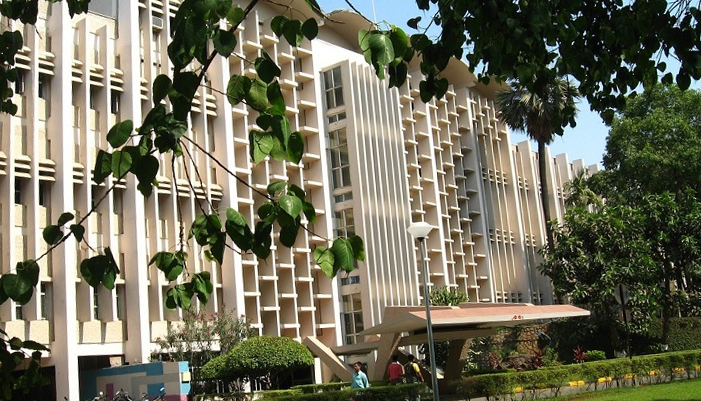
#> input picture data/interp/main.png, 701 x 401 px
$ python image_rotation.py
#> lines starting #> are read from the running program, lines starting #| are printed output that depends on the picture
#> further down, img is the input picture: PIL image 701x401 RGB; mean R, G, B 113.6, 112, 92.4
import numpy as np
import matplotlib.pyplot as plt
from PIL import Image
import sys

def myImageRotationUsingNearestNeighborInterp(img, angle):
    """
    Rotates an image by a given angle (in degrees) using Nearest-Neighbor interpolation.
    Keeps the output dimensions the same as the input image.
    """
#> called with angle = 5
    # Get original dimensions (assuming grayscale 2D image)
    M, N = img.shape[:2]
#> M = 401; N = 701

    # Output dimensions stay the same
    R, C = M, N
#> R = 401; C = 701

    # Calculate the center of the image to rotate around it
    cy, cx = M / 2.0, N / 2.0
#> cy = 200.5; cx = 350.5

    # Convert angle from degrees to radians
    theta = np.radians(angle)
    # theta = angle

    # Create coordinate grids for the NEW (rotated) image
    c_indices = np.arange(C)
#> c_indices = 701 values from 0 to 700
    r_indices = np.arange(R)
#> r_indices = 401 values from 0 to 400
    c_grid, r_grid = np.meshgrid(c_indices, r_indices) # c_grid is X, r_grid is Y

    # Shift coordinates so the origin is at the center of the image
    c_shifted = c_grid - cx
    r_shifted = r_grid - cy

    # Backward mapping: Rotate the coordinates back by -theta to find original pixels
    # Standard 2D rotation matrix for (X, Y)
    c_orig = c_shifted * np.cos(theta) + r_shifted * np.sin(theta)
    r_orig = -c_shifted * np.sin(theta) + r_shifted * np.cos(theta)

    # Shift coordinates back from the center to the top-left origin
    c_orig = c_orig + cx
    r_orig = r_orig + cy

    # Nearest-Neighbor: Map back to integer indices using standard rounding
    m_indices = np.floor(r_orig + 0.5).astype(int)
    n_indices = np.floor(c_orig + 0.5).astype(int)

    # Create a mask to filter out indices that fall outside the original image boundaries
    valid_mask = (m_indices >= 0) & (m_indices < M) & (n_indices >= 0) & (n_indices < N)

    # Initialize the rotated image with zeros (black background)
    rotated_img = np.zeros_like(img)

    # Use the mask to map only valid pixels from the original image to the rotated image
    rotated_img[valid_mask] = img[m_indices[valid_mask], n_indices[valid_mask]]

    return rotated_img


def myImageRotationUsingBilinearInterp(img, angle):
    """
    Rotates an image by a given angle (in degrees) using Bilinear interpolation.
    Keeps the output dimensions the same as the input image.
    """
#> called with angle = 5
    # Get original dimensions (assuming grayscale 2D image based on template)
    M, N = img.shape[:2]
#> M = 401; N = 701

    # Output dimensions stay the same
    R, C = M, N
#> R = 401

    # Calculate the center of the image to rotate around it
    cy, cx = M / 2.0, N / 2.0

    # Convert angle from degrees to radians
    theta = np.radians(angle)

    # Create coordinate grids for the NEW (rotated) image
    c_indices = np.arange(C)
    r_indices = np.arange(R)
    c_grid, r_grid = np.meshgrid(c_indices, r_indices) # c_grid is X, r_grid is Y

    # Shift coordinates so the origin is at the center of the image
    c_shifted = c_grid - cx
    r_shifted = r_grid - cy

    # Backward mapping: Rotate coordinates back by -theta
    c_orig = c_shifted * np.cos(theta) + r_shifted * np.sin(theta)
    r_orig = -c_shifted * np.sin(theta) + r_shifted * np.cos(theta)

    # Shift coordinates back from the center to the top-left origin
    c_orig = c_orig + cx
    r_orig = r_orig + cy

    # Find the bounding coordinates (r1, r2, c1, c2)
    # y maps to rows (r), x maps to columns (c)
    r1 = np.floor(r_orig).astype(int)
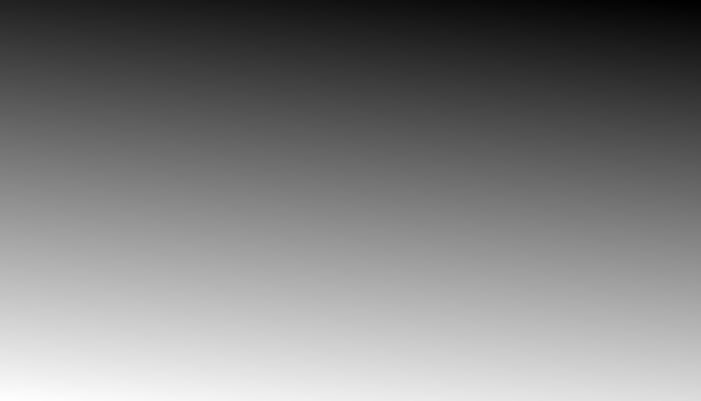
#> r_orig: shape (401, 701) float64; min -29.7, max 429.8, mean 200; drawn with min black and max white
    r2 = r1 + 1
    c1 = np.floor(c_orig).astype(int)
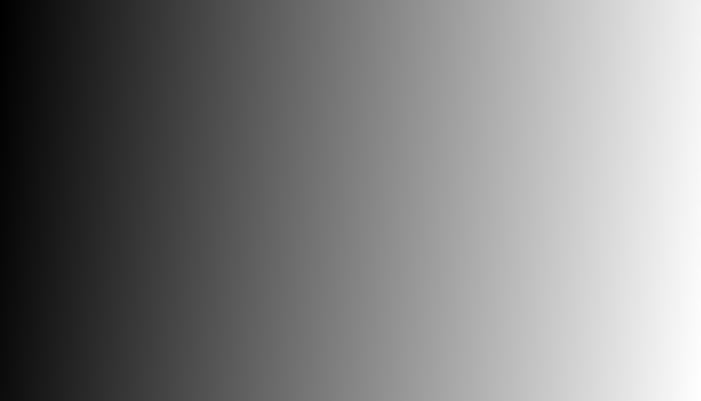
#> c_orig: shape (401, 701) float64; min -16.14, max 716.1, mean 350; drawn with min black and max white
    c2 = c1 + 1

    # Clip coordinates to stay within image bounds for safe array indexing
    r1_safe = np.clip(r1, 0, M - 1)
    r2_safe = np.clip(r2, 0, M - 1)
    c1_safe = np.clip(c1, 0, N - 1)
    c2_safe = np.clip(c2, 0, N - 1)

    # Avoid division by zero at extreme boundaries
    dx = c2_safe - c1_safe
    dx[dx == 0] = 1
    dy = r2_safe - r1_safe
    dy[dy == 0] = 1

    # Extract pixel values at the four corners for all grid points
    Q11 = img[r1_safe, c1_safe].astype(float)
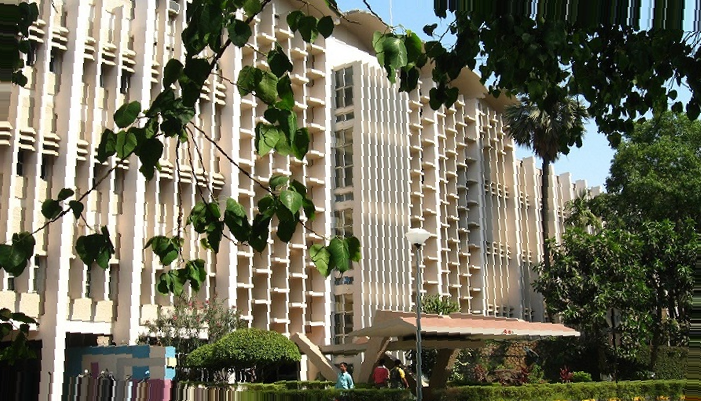
#> Q11: shape (401, 701, 3) float64; mean R, G, B 111.9, 110.3, 91.7
    Q21 = img[r1_safe, c2_safe].astype(float)
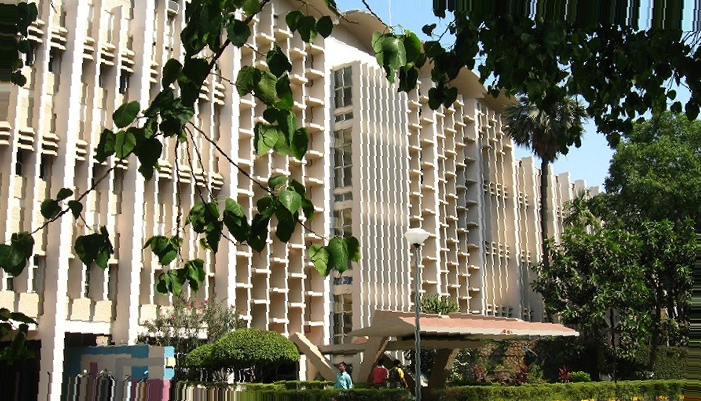
#> Q21: shape (401, 701, 3) float64; mean R, G, B 111.9, 110.3, 91.7
    Q12 = img[r2_safe, c1_safe].astype(float)
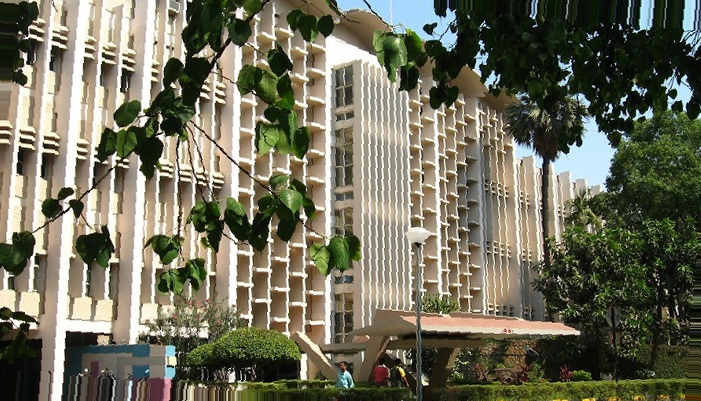
#> Q12: shape (401, 701, 3) float64; mean R, G, B 111.9, 110.2, 91.6
    Q22 = img[r2_safe, c2_safe].astype(float)
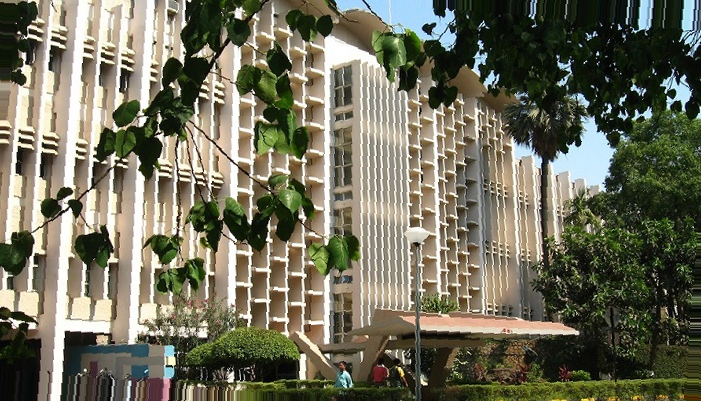
#> Q22: shape (401, 701, 3) float64; mean R, G, B 111.8, 110.2, 91.5

    # 1. First, linearly interpolate along x axis (columns)
    # Matching f(x, y1) and f(x, y2) formulas from slides
    fx_y1 = ((c2_safe - c_orig) / dx)[:, :, np.newaxis] * Q11 + ((c_orig - c1_safe) / dx)[:, :, np.newaxis] * Q21
    fx_y2 = ((c2_safe - c_orig) / dx)[:, :, np.newaxis] * Q12 + ((c_orig - c1_safe) / dx)[:, :, np.newaxis] * Q22

    # 2. Then, linearly interpolate along y axis (rows)
    # Matching f(x, y) formula from slides
    f_xy = ((r2_safe - r_orig) / dy)[:, :, np.newaxis] * fx_y1 + ((r_orig - r1_safe) / dy)[:, :, np.newaxis] * fx_y2
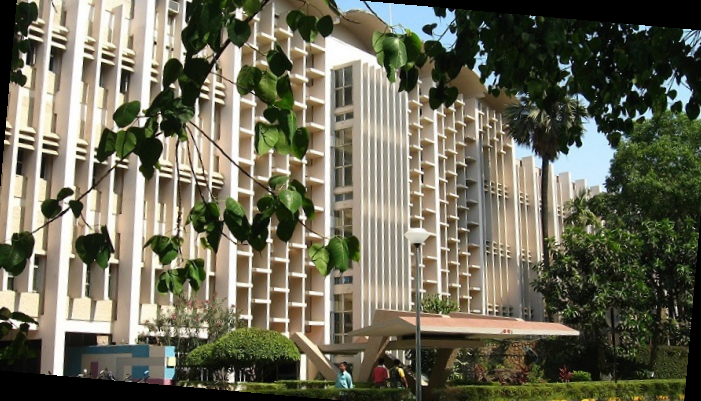
#> f_xy: shape (401, 701, 3) float64; mean R, G, B 108.8, 107, 88.8

    # Create a mask to filter out indices that fall outside the original image boundaries
    valid_mask = (r_orig >= 0) & (r_orig <= M - 1) & (c_orig >= 0) & (c_orig <= N - 1)

    # Initialize the rotated image with zeros (black background)
    rotated_img = np.zeros_like(img)

    # Use the mask to map only valid pixels from the interpolated grid to the rotated image
    rotated_img[valid_mask] = f_xy[valid_mask].astype(img.dtype)

    return rotated_img

# 1. Load the data
file_path = sys.argv[1] if len(sys.argv) > 1 else "../data/interp/main.png"
img = Image.open(file_path)
img_array = np.array(img)

# find the angle (from any image website)
angle = np.degrees(np.arctan(14/160))

# 2. Perform Bicubic Interpolation
nn_rotated_image_array = myImageRotationUsingNearestNeighborInterp(img_array, angle)
bili_rotated_image_array = myImageRotationUsingBilinearInterp(img_array, angle)

img_nni_rotated = Image.fromarray(nn_rotated_image_array)
img_nni_rotated.save("./img/q1e_nni_rot.png")
img_bili_rotated = Image.fromarray(bili_rotated_image_array)
img_bili_rotated.save("./img/q1e_bili_rot.png")

# 4. Plot the results side-by-side
plt.figure(figsize=(15, 6))

plt.subplot(1, 3, 1)
plt.imshow(img_array, cmap='gray')
plt.title('Original Image')
plt.axis('off')

plt.subplot(1, 3, 2)
plt.imshow(nn_rotated_image_array, cmap='gray')
plt.title(f'Nearest Neighbor Rotation ({angle}°)')
plt.axis('off')

plt.subplot(1, 3, 3)
plt.imshow(bili_rotated_image_array, cmap='gray')
plt.title(f'Bilinear Rotation ({angle}°)')
plt.axis('off')

plt.tight_layout()
plt.savefig("./img/q1e.png")

$ run again, with data/interp/suit.png copied over data/interp/main.png
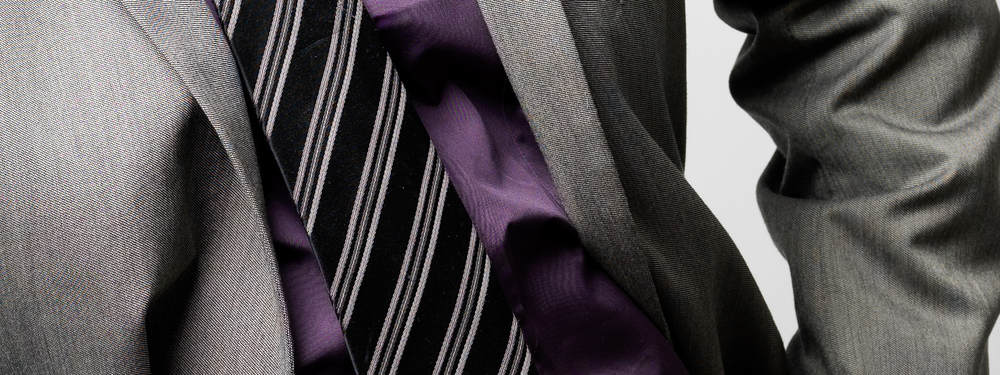
#> input picture data/interp/suit.png, 1000 x 375 px, shrunk from 1814 x 681 before the run
#> img is the input picture: PIL image 1000x375 RGB; mean R, G, B 85.2, 81.1, 82.2
#> in myImageRotationUsingNearestNeighborInterp, `rotated_img[valid_mask] = img[m_indices[valid_mask], n_indices[valid_m..`:
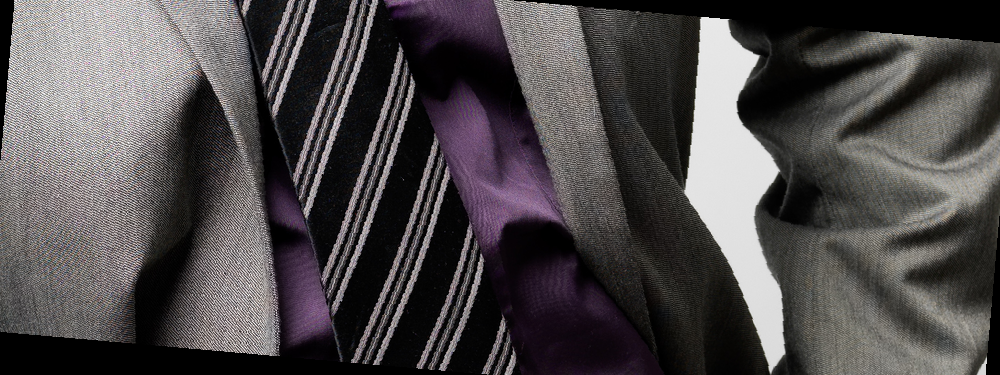
#> rotated_img: shape (375, 1000, 3); mean R, G, B 78.4, 74.6, 75.6
#> in myImageRotationUsingBilinearInterp, `fx_y2 = ((c2_safe - c_orig) / dx)[:, :, np.newaxis] * Q12 + ((c_orig -..`:
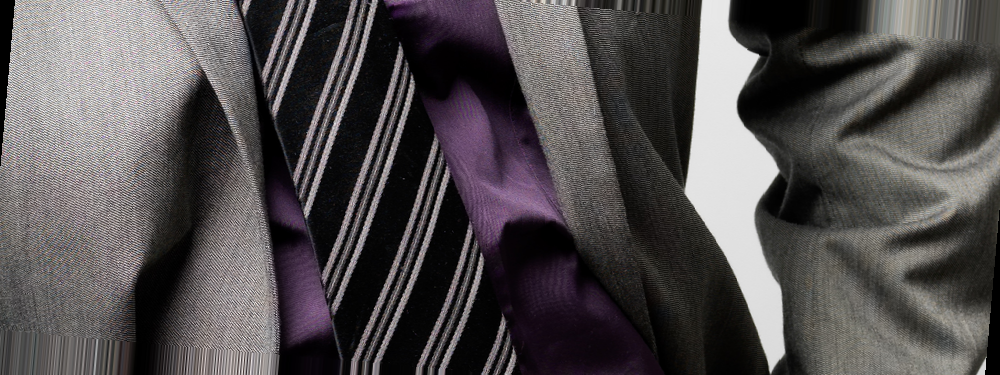
#> fx_y2: shape (375, 1000, 3) float64; mean R, G, B 82.7, 78.7, 79.6
